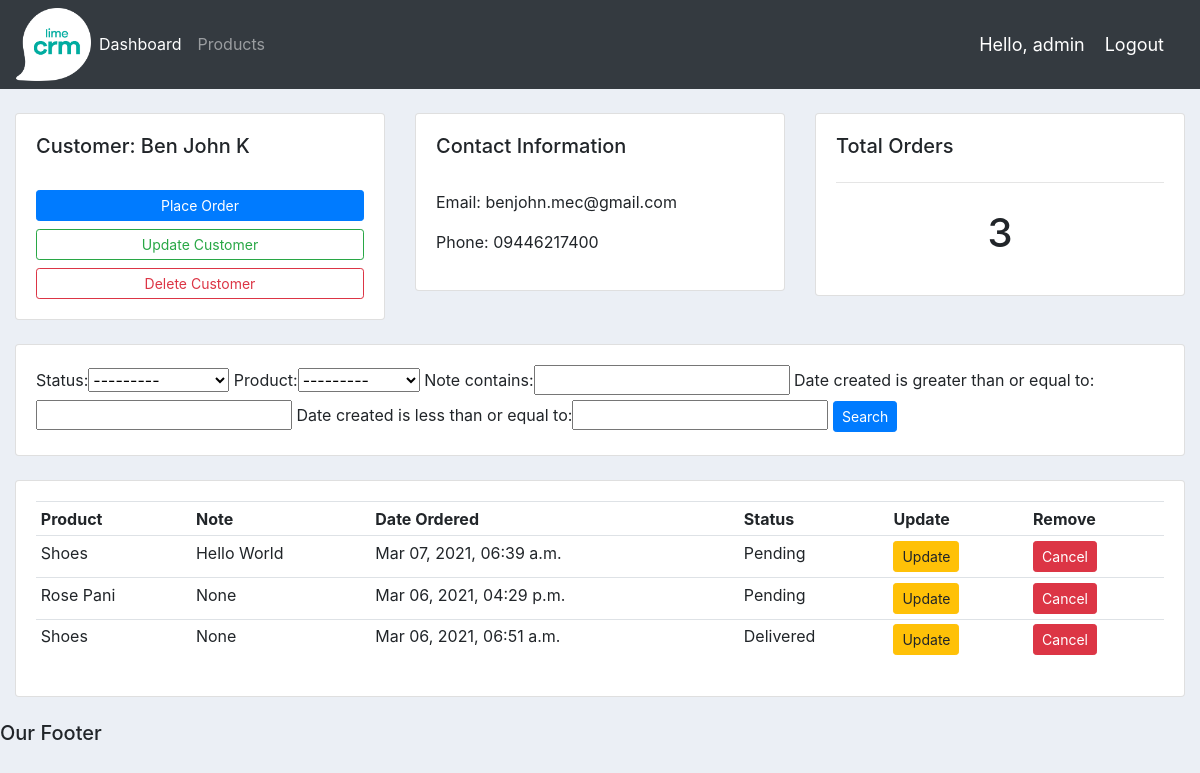
The app's page /customer/1/ (signed in) with its own data.
### accounts/models.py (models this page shows, shortened)
class Customer(models.Model):
    user=models.OneToOneField(User,null=True,on_delete=models.CASCADE)
    name=models.CharField(max_length=200,null=True)
    phone=models.CharField(max_length=200,null=True)
    email=models.CharField(max_length=200,null=True)
    date_created=models.DateTimeField(auto_now_add=True,null=True)
    profile_pic=models.ImageField(default="profile_pic.jpg",null=True,blank=True)
    @property
    def orders(self):
        order_count=self.order_set.all().count()
        return order_count

class Order(models.Model):
    STATUS=(('Pending','Pending'),
            ('Out for Delivery','Out for Delivery'),
            ('Delivered','Delivered'),
           )
    status=models.CharField(max_length=200,null=True,choices=STATUS)
    date_created=models.DateTimeField(auto_now_add=True,null=True)
    customer=models.ForeignKey(Customer,null=True,on_delete=models.SET_NULL)
    product=models.ForeignKey(Product,null=True,on_delete=models.SET_NULL)
    note=models.CharField(max_length=200,null=True)

class Product(models.Model):
    CATEGORY=(('Indoor','Indoor'),
              ('Outdoor','Outdoor'),
             )
    name=models.CharField(max_length=200,null=True)
    description=models.CharField(max_length=200,null=True,blank=True)
    price=models.FloatField(null=True)
    category=models.CharField(max_length=200,null=True,choices=CATEGORY)
    date_created=models.DateTimeField(auto_now_add=True,null=True)
    tags=models.ManyToManyField(Tag,null=True)
    def __str__(self):
        return self.name

### accounts/decorators.py (the view)
        def wrapper_func(request,*args,**kwargs):
            group=''
            if request.user.groups.exists():
                group=request.user.groups.all()[0].name
            if group in allowed_roles:
                return view_func(request,*args,**kwargs)
            else:
                return HttpResponse('You are not allowed to view this page')

### accounts/views.py (called while the page is built)
@login_required(login_url='/login/')
@allowed_users(allowed_roles=['admin'])
def customers(request,id):
    customer=Customer.objects.get(id=id)
    total_orders=customer.orders
    orders=customer.order_set.all().order_by('-id')
    my_filter=OrderFilter(request.GET,queryset=orders)
    orders=my_filter.qs
    user=False
    return render(request,"accounts/customer.html",{'customer':customer,'orders':orders,'total_orders':total_orders,'myfilter':my_filter,'user':user})

### templates/accounts/customer.html
{% extends 'base.html' %}
{% block content %}
<br>
<div class="row">
    <div class="col-md">
        <div class="card card-body">
            <h5>Customer: {{customer.name}}</h5>
            <br>
            <a class="btn btn-primary btn-sm btn-block" href="{% url 'create_order' customer.id %}">Place Order</a>
            <a class="btn btn-outline-success btn-sm btn-block" href="{% url 'update_customer' customer.id %}">Update Customer</a>
            <a class="btn btn-outline-danger btn-sm btn-block" href="{% url 'delete_customer' customer.id %}">Delete Customer</a>
        </div>
    </div>
    <div class="col-md">
        <div class="card card-body">
            <h5>Contact Information</h5>
            <br>
            <p>Email: {{customer.email}}</p>
            <p>Phone: {{customer.phone}}</p>
        </div>
    </div>
    <div class="col-md">
        <div class="card card-body">
            <h5>Total Orders</h5>
            <hr>
            <h1 style="text-align: center; padding: 10px;">{{customer.orders}}</h1>
        </div>
    </div>
</div>
<br>
<div class="row">
    <div class="col-md">
        <div class="card card-body">
            <form method='GET'>
                {{myfilter.form}}
                <button class="btn btn-primary btn-sm">Search</button>
            </form>
        </div>
    </div>
</div>
<br>
<div class="row">
    <div class=col-md>
        <div class="card card-body">
            <table class="table table-sm">
                <tr>
                    <th>Product</th>
                    <th>Note</th>
                    <th>Date Ordered</th>
                    <th>Status</th>
                    <th>Update</th>
                    <th>Remove</th>
                </tr>
                {% for order in orders %}
                    <tr>
                        <td>{{order.product.name}}</td>
                        <td>{{order.note}}</td>
                        <td>{{order.date_created|date:'M d, Y, h:i a'}}</td>
                        <td>{{order.status}}</td>
                        <td><a class="btn btn-warning btn-sm" href="{% url 'update_order' order.id %}">Update</a></td>
                        <td><a class="btn btn-danger btn-sm" href="{% url 'delete_order' order.id%}">Cancel</a></td>
                    </tr>
                {% endfor %}
            </table>
        </div>
    </div>
</div>
{% endblock %}

### templates/accounts/navbar.html (shortened to what this page needs)
{% load static %}
<nav class="navbar navbar-expand-lg navbar-dark bg-dark">
    <img src="{% static 'images/logo.png' %}" style="width: 75px;"/>
    <div class="collapse navbar-collapse" id="navbarSupportedContent">
      <ul class="navbar-nav mr-auto">
        <li class="nav-item active">
          <a class="nav-link" href="{% url 'index' %}">Dashboard</a>
        </li>
        {%if not user %}
        <li class="nav-item">
          <a class="nav-link" href="{% url 'products' %}">Products</a>
        </li>
        {% else %}
        <li class="nav-item">
          <a class="nav-link" href="{% url 'profile_page' %}">Settings</a>
        </li>
        {% endif %}
      </ul>
    </div>
    <span class="hello-msg">Hello, {{request.user}}</span>
    <span class="hello-msg"><a href="{% url 'logout' %}">Logout</a></span>
  </nav>

### static/css/main.css (style rules this page uses)
body { background-color: #ebeff5; }

### templates/accounts/navbar.html (style rules this page uses)
.hello-msg { color:white; font-size: 18px; margin-right: 20px; }
.hello-msg a { color: white; }

### records on screen
Customer: name "Ben John K", email "benjohn.mec@gmail.com", phone "09446217400", orders "3"
Order: product.name "Shoes", note "Hello World", date_created "Mar 07, 2021, 06:39 a.m.", status "Pending"
Order: product.name "Rose Pani", note "None", date_created "Mar 06, 2021, 04:29 p.m.", status "Pending"
Order: product.name "Shoes", note "None", date_created "Mar 06, 2021, 06:51 a.m.", status "Delivered"

### other values on screen
{{ request.user }} "admin"
